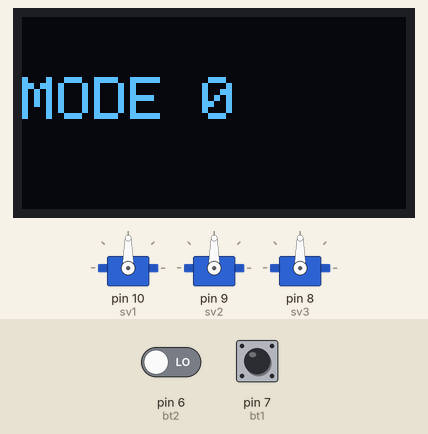
A sketch run on a simulated Arduino Uno, built with avr-gcc and run on an emulated ATmega328P. Parts: 3 × servo, 128×64 one-colour display. Inputs (shaded band) come from the test bench; at power-on: pin 7 (bt1) LOW, pin 6 (bt2) LOW. The OLED is the two-colour kind (top 16 rows yellow); what the sketch prints to the serial monitor is not drawn.

Above: at 1.2 s.
1.3 s: pin 7 (bt1) pulsed HIGH 5 times (0.12 s each, 0.3 s apart)
At 1.63 s:
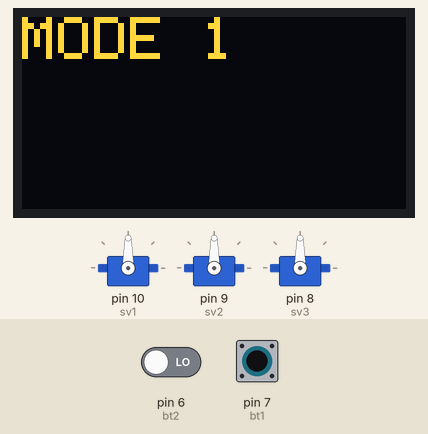
At 3.8 s:
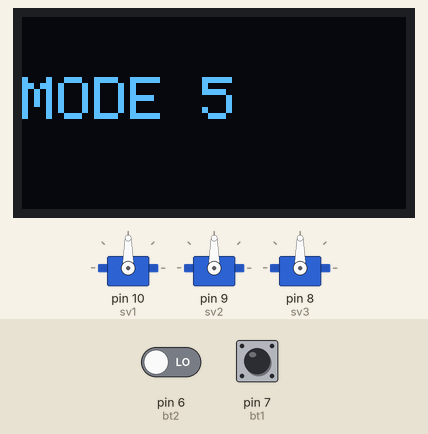
Timing chart, 0 to 5.3 s (numbered marks = the images above; inputs shaded):
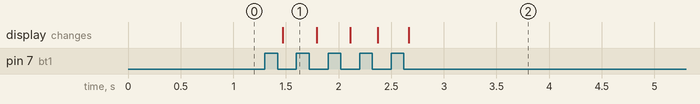

The sketch:

pt1-1.ino
```cpp
#include <SPI.h>
#include <Wire.h>
#include <Adafruit_GFX.h>
#include <Adafruit_SSD1306.h>
#include <VarSpeedServo.h>
VarSpeedServo sv1;
VarSpeedServo sv2;
VarSpeedServo sv3;

int bt1 = 7;

int bt2 = 6;
int i  = 0;
int val1 = 0;
#define SCREEN_WIDTH 128 // pixel ความกว้าง
#define SCREEN_HEIGHT 64 // pixel ความสูง

// กำหนดขาต่อ I2C กับจอ OLED
#define OLED_RESET     -1 //ขา reset เป็น -1 ถ้าใช้ร่วมกับขา Arduino reset
Adafruit_SSD1306 OLED(SCREEN_WIDTH, SCREEN_HEIGHT, &Wire, OLED_RESET);

int var = 0; // ตัวแปรสำหรับทดสอบแสดงผล
void setup() {

  sv1.attach(10);
  sv2.attach(9);
  sv3.attach(8);
  pinMode(bt1, INPUT);
  pinMode(bt2, INPUT);
  Serial.begin(9600);
  if (!OLED.begin(SSD1306_SWITCHCAPVCC, 0x3C)) { // สั่งให้จอ OLED เริ่มทำงานที่ Address 0x3C
    Serial.println("SSD1306 allocation failed");
  } else {
    Serial.println("ArdinoAll OLED Start Work !!!");
  }
}

void loop() {
  if (digitalRead(bt1) == HIGH) {
    delay(50);
    if (digitalRead(bt1) == LOW) {
      i += 1;
      while (i == 1) {
        OLED.clearDisplay(); // ลบภาพในหน้าจอทั้งหมด
        OLED.setTextColor(WHITE, BLACK);  //กำหนดข้อความสีขาว ฉากหลังสีดำ
        OLED.setCursor(0, 0); // กำหนดตำแหน่ง x,y ที่จะแสดงผล
        OLED.setTextSize(2); // กำหนดขนาดตัวอักษร
        OLED.println("MODE 1"); // แสดงผลข้อความ ALL
        OLED.display();
        if (digitalRead(bt1) == HIGH) {
          delay(50);
          if (digitalRead(bt1) == LOW) {
            i = 2;
          }
        }
        if (digitalRead(bt2) == HIGH) {
          delay(100);
          while (digitalRead(bt2) == LOW) {
            OLED.clearDisplay(); // ลบภาพในหน้าจอทั้งหมด
            OLED.setTextColor(WHITE, BLACK);  //กำหนดข้อความสีขาว ฉากหลังสีดำ
            OLED.setCursor(0, 0); // กำหนดตำแหน่ง x,y ที่จะแสดงผล
            OLED.setTextSize(2); // กำหนดขนาดตัวอักษร
            OLED.println("DO MODE 1"); // แสดงผลข้อความ ALL
            OLED.setCursor(00, 20); // กำหนดตำแหน่ง x,y ที่จะแสดงผล
            OLED.setTextSize(2); // กำหนดขนาดตัวอักษร
            OLED.println("!!DANGER!!"); // แสดงผลข้อความ ALL
            OLED.display();
            delay(300);

            OLED.clearDisplay(); // ลบภาพในหน้าจอทั้งหมด
            OLED.display();
            delay(300);


          }
        }
      }


      if (i > 5) {
        i = 0;
      }
    }
  }

  OLED.clearDisplay(); // ลบภาพในหน้าจอทั้งหมด
  OLED.setTextColor(WHITE, BLACK);  //กำหนดข้อความสีขาว ฉากหลังสีดำ
  OLED.setCursor(0, 20); // กำหนดตำแหน่ง x,y ที่จะแสดงผล
  OLED.setTextSize(2); // กำหนดขนาดตัวอักษร
  OLED.println("MODE"); // แสดงผลข้อความ ALL
  OLED.setCursor(60, 20); // กำหนดตำแหน่ง x,y ที่จะแสดงผล
  OLED.setTextSize(2); // กำหนดขนาดตัวอักษร
  OLED.println(i); // แสดงผลข้อความ ALL
  OLED.display();
}
```

Measured:
- after the input at 1.3 s, the display: changes after 0.17 s (image 1)
